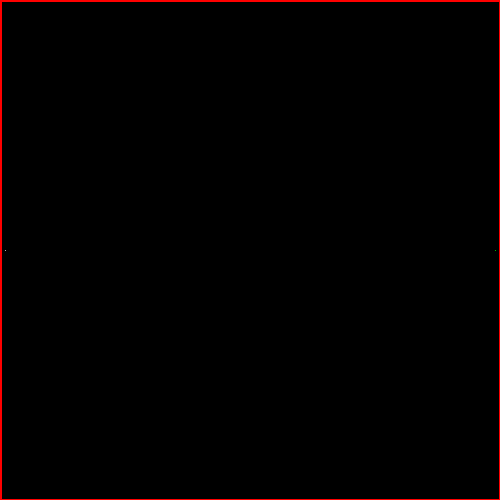
Frame 1 (no input)
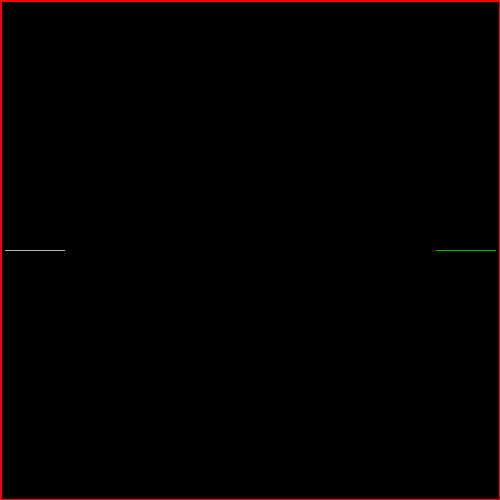
Frame 60 (the mouse pressed at the canvas centre just before this capture)
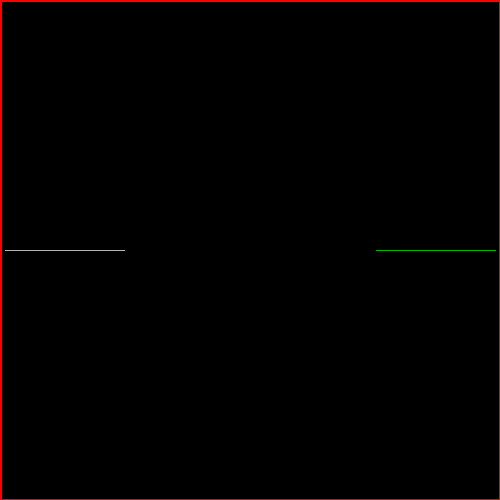
Frame 120 (the mouse held since frame 60 and released just before this capture)

The Processing sketch that drew these frames (run headless with seeded random() and noise(); from frame 60 on, the mouse is pressed at the canvas centre):

// Processing sketch: processing_172529
// ── processing_172529.pde

int x = 5;
int y = 250;
int direction = RIGHT;
boolean gameOver = false;
int compX = 495;
int compY = 250;
int compDirection = LEFT;
void setup()
{
  size(500, 500);
  background(0);
  textSize(50);
  frameRate(100);
}
void draw()
{
  noFill();
  stroke(255, 0, 0);
  strokeWeight(3);
  rect(0, 0, 500, 500);
  strokeWeight(1);
  textAlign(CENTER);
  if (gameOver == true)
  {
    text("GAME OVER", 250, 250);
  }
  else
  {
    human();
    if (gameOver == false)
    {
      computer();
    }
  }
}
void keyPressed()
{
  if (key == 'a')
  {
    direction = LEFT;
  }
  else if (key == 'd')
  {
    direction = RIGHT;
  }
  else if (key == 'w')
  {
    direction = UP;
  }
  else if (key == 's')
  {
    direction = DOWN;
  }
}
void human()
{
  if (get(x, y) != color (0))
  {
    gameOver = true;
    text("You lose!", 250, 310);
  }
  else
  {
    if (get(x, y) != color (0))
    {
      gameOver = true;
    }
    stroke(255);
    point(x, y);
    if (direction == RIGHT)
    {
      x++;
    }
    else if (direction == LEFT)
    {
      x--;
    }
    else if (direction == UP)
    {
      y--;
    }
    else if (direction == DOWN)
    {
      y++;
    }
  }
}
void computer()
{
  if (get(compX, compY) != color (0))
  {
    gameOver = true;
    text("You win!", 250, 310);
  }
  else
  {
    if (get(compX, compY) != color (0))
    {
      gameOver = true;
    }
    stroke(0, 255, 0);
    point(compX, compY);
    if (compDirection == RIGHT)
    {
      compX++;
      if (get(compX+1, compY) != color(0))
      {
        if (get(compX, compY+1) != color(0))
        {
          compDirection = UP;
        }
        else if (get(compX, compY-1) != color(0))
        {
          compDirection = DOWN;
        }
        else
        {
          if (random(1)<.5)
          {
            compDirection = UP;
          }
          else
          {
            compDirection = DOWN;
          }
        }
      }
    }
    else if (compDirection == LEFT)
    {
      compX--;
      if (get(compX-1, compY) != color(0))
      {
        if (get(compX, compY+1) != color(0))
        {
          compDirection = UP;
        }
        else if (get(compX, compY-1) != color(0))
        {
          compDirection = DOWN;
        }
        else
        {
          if (random(1)<.5)
          {
            compDirection = UP;
          }
          else
          {
            compDirection = DOWN;
          }
        }
      }
    }
    else if (compDirection == UP)
    {
      compY--;
      if (get(compX, compY-1) != color(0))
      {
        if (get(compX-1, compY) != color(0))
        {
          compDirection = RIGHT;
        }
        else if (get(compX+1, compY) != color(0))
        {
          compDirection = LEFT;
        }
        else
        {
          if (random(1)<.5)
          {
            compDirection = RIGHT;
          }
          else
          {
            compDirection = LEFT;
          }
        }
      }
    }
    else if (compDirection == DOWN)
    {
      compY++;
      if (get(compX, compY+1) != color(0))
      {
        if (get(compX-1, compY) != color(0))
        {
          compDirection = RIGHT;
        }
        else if (get(compX+1, compY) != color(0))
        {
          compDirection = LEFT;
        }
        else
        {
          if (random(1)<.5)
          {
            compDirection = RIGHT;
          }
          else
          {
            compDirection = LEFT;
          }
        }
      }
    }
  }
}
